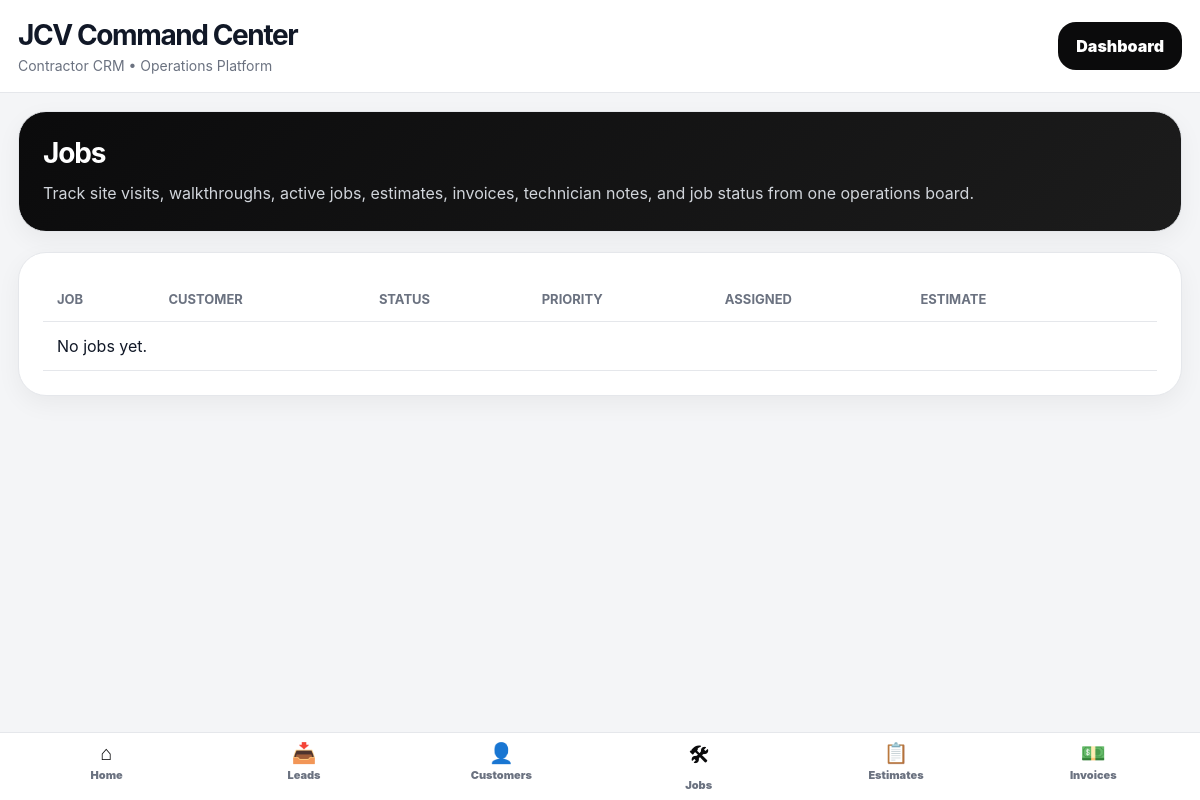
/jobs/ (signed in), run on an earlier commit of the app's database.
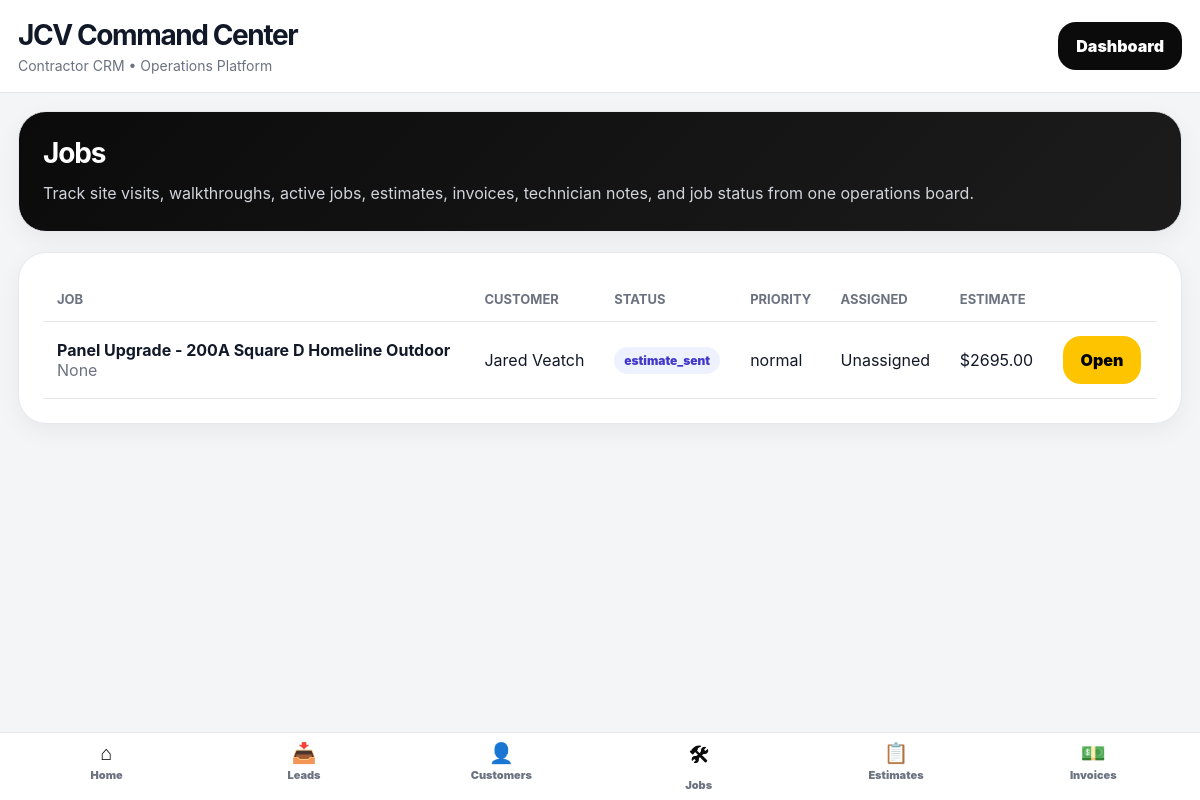
And on a later commit of the database.
### core/models.py (models this page shows, shortened)
class Job(models.Model):
    STATUS_CHOICES = [
        ("new", "New"),
        ("site_visit", "Site Visit"),
        ("estimate_needed", "Estimate Needed"),
        ("estimate_sent", "Estimate Sent"),
        ("approved", "Approved"),
        ("scheduled", "Scheduled"),
        ("in_progress", "In Progress"),
        ("waiting_parts", "Waiting on Parts"),
        ("completed", "Completed"),
        ("invoiced", "Invoiced"),
        ("paid", "Paid"),
        ("cancelled", "Cancelled"),
    ]
    PRIORITY_CHOICES = [
        ("low", "Low"),
        ("normal", "Normal"),
        ("high", "High"),
        ("urgent", "Urgent"),
    ]
    customer = models.ForeignKey(Customer, on_delete=models.CASCADE, related_name="jobs")
    template = models.ForeignKey(
        ServiceTemplate,
        on_delete=models.SET_NULL,
        blank=True,
        null=True,
        related_name="jobs",
    )
    title = models.CharField(max_length=255)
    status = models.CharField(max_length=50, choices=STATUS_CHOICES, default="new")
    priority = models.CharField(max_length=50, choices=PRIORITY_CHOICES, default="normal")
    assigned_to = models.CharField(max_length=255, blank=True, null=True)
    job_address = models.CharField(max_length=255, blank=True, null=True)
    description = models.TextField(blank=True, null=True)
    site_notes = models.TextField(blank=True, null=True)
    material_notes = models.TextField(blank=True, null=True)
    estimated_total_price = models.DecimalField(max_digits=10, decimal_places=2, default=0)
    scheduled_date = models.DateTimeField(blank=True, null=True)
    completed_at = models.DateTimeField(blank=True, null=True)
    created_at = models.DateTimeField(auto_now_add=True)
    class Meta:
        ordering = ["-created_at"]

class Customer(models.Model):
    CUSTOMER_TYPE_CHOICES = [
        ("residential", "Residential"),
        ("commercial", "Commercial"),
        ("industrial", "Industrial"),
    ]
    STATUS_CHOICES = [
        ("active", "Active"),
        ("inactive", "Inactive"),
        ("lead", "Lead"),
    ]
    name = models.CharField(max_length=255)
    company_name = models.CharField(max_length=255, blank=True, null=True)
    phone = models.CharField(max_length=50, blank=True, null=True)
    email = models.EmailField(blank=True, null=True)
    customer_type = models.CharField(
        max_length=50,
        choices=CUSTOMER_TYPE_CHOICES,
        default="residential",
    )
    status = models.CharField(
        max_length=50,
        choices=STATUS_CHOICES,
        default="active",
    )
    address = models.CharField(max_length=255, blank=True, null=True)
    city = models.CharField(max_length=100, blank=True, null=True)
    notes = models.TextField(blank=True, null=True)
    created_at = models.DateTimeField(auto_now_add=True)

### core/job_views.py (the view)
@staff_member_required
def jobs(request):
    return render(request, "jobs.html", {
        "jobs": Job.objects.all().order_by("-created_at"),
    })

### core/templates/jobs.html
{% extends "base.html" %}
{% block content %}
<div class="card"
     style="
        background:linear-gradient(135deg, #0b0b0c 0%, #1c1c1c 100%);
        color:white;
     ">
    <h1 class="section-title"
        style="color:white; margin-bottom:10px;">
        Jobs
    </h1>
    <p style="color:#d1d5db; margin:0; line-height:1.7;">
        Track site visits, walkthroughs, active jobs, estimates, invoices,
        technician notes, and job status from one operations board.
    </p>
</div>
<div class="card">
    <table>
        <thead>
            <tr>
                <th>Job</th>
                <th>Customer</th>
                <th>Status</th>
                <th>Priority</th>
                <th>Assigned</th>
                <th>Estimate</th>
                <th></th>
            </tr>
        </thead>
        <tbody>
        {% for job in jobs %}
            <tr>
                <td>
                    <strong>{{ job.title }}</strong>
                    <br>
                    <span style="color:var(--muted);">
                        {{ job.job_address }}
                    </span>
                </td>
                <td>
                    {{ job.customer.name }}
                </td>
                <td>
                    <span class="badge">
                        {{ job.status }}
                    </span>
                </td>
                <td>
                    {{ job.priority }}
                </td>
                <td>
                    {{ job.assigned_to|default:"Unassigned" }}
                </td>
                <td>
                    ${{ job.estimated_total_price|default:"0.00" }}
                </td>
                <td>
                    <a class="btn btn-gold"
                       href="/jobs/{{ job.id }}/">
                        Open
                    </a>
                </td>
            </tr>
        {% empty %}
            <tr>
                <td colspan="7">
                    No jobs yet.
                </td>
            </tr>
        {% endfor %}
        </tbody>
    </table>
</div>
{% endblock %}

What changed in the data, as far as the page shows it:
added Job: title "Panel Upgrade - 200A Square D Homeline Outdoor", job_address "None", customer.name "Jared Veatch", status "estimate_sent", priority "normal", assigned_to "Unassigned", estimated_total_price "2695.00"
Also different on the page:
text no longer shown: "No jobs yet."
